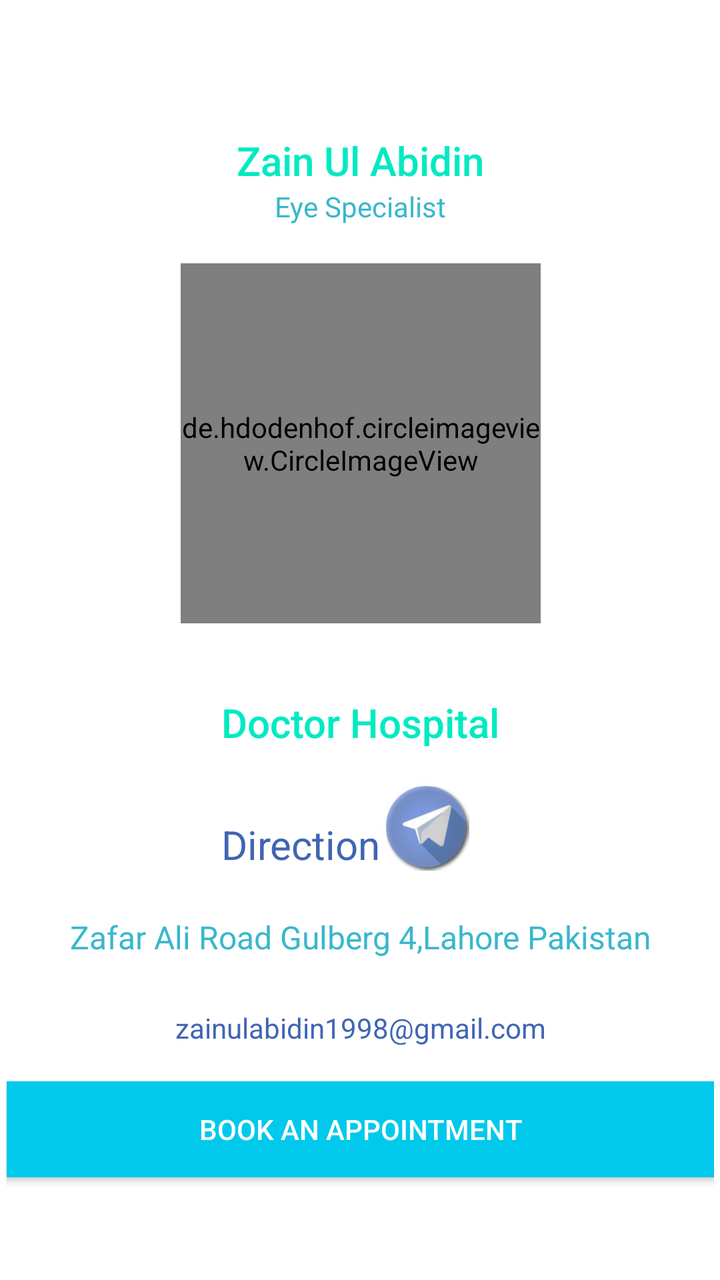
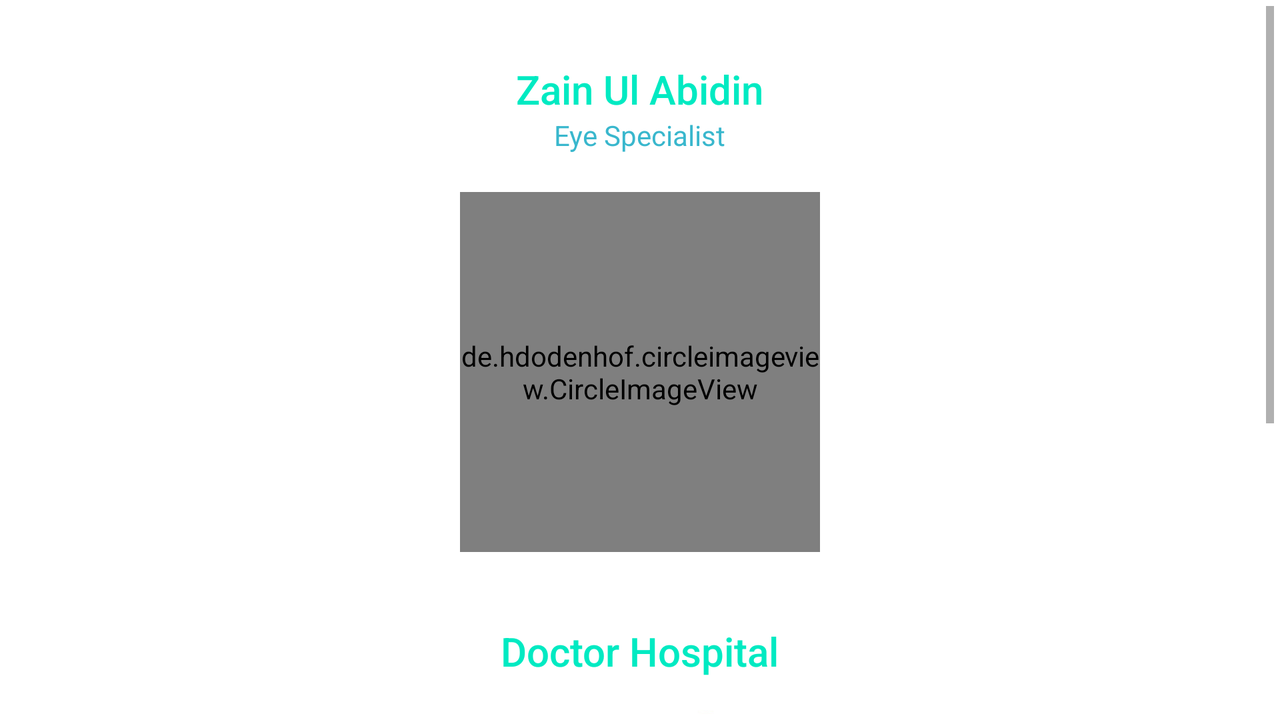

The same Android screen from two of the app's own layout files: first res/layout/ as a phone draws it, then the author's variant for another configuration, drawn on a device whose configuration selects that folder. Both files follow.
<!-- AndroidManifest.xml: application theme AppTheme -->
<!-- res/layout/activity_show_single_doctor_profile.xml -->
<?xml version="1.0" encoding="utf-8"?>

<android.support.constraint.ConstraintLayout xmlns:android="http://schemas.android.com/apk/res/android"
    xmlns:app="http://schemas.android.com/apk/res-auto"
    xmlns:tools="http://schemas.android.com/tools"
    android:layout_width="match_parent"
    android:layout_height="match_parent"
    android:background="#ffffff"
    android:padding="3dp"
    tools:context="com.example.zain.doctorrecommendersystem.ShowSingleDoctorProfile">


    <RelativeLayout
        android:layout_width="364dp"
        android:layout_height="547dp"
        android:background="#ffffff"
        android:layout_marginRight="8dp"
        app:layout_constraintRight_toRightOf="parent"
        android:layout_marginLeft="8dp"
        app:layout_constraintLeft_toLeftOf="parent"
        app:layout_constraintTop_toTopOf="parent"
        android:layout_marginTop="8dp"
        app:layout_constraintBottom_toBottomOf="parent"
        android:layout_marginBottom="8dp">


        <TextView
            android:id="@+id/Doctor_Name"
            android:layout_width="wrap_content"
            android:layout_height="wrap_content"
            android:layout_alignParentTop="true"
            android:layout_centerHorizontal="true"
            android:layout_marginTop="20dp"
            android:text="Zain Ul Abidin"
            android:textAppearance="@style/TextAppearance.AppCompat.SearchResult.Title"
            android:textColor="#00EAC2" />

        <TextView
            android:id="@+id/Doctor_Theme"
            android:layout_width="wrap_content"
            android:layout_height="wrap_content"
            android:layout_below="@+id/Doctor_Name"
            android:layout_centerHorizontal="true"
            android:text="Eye Specialist"
            android:textColor="#39B7CD" />

        <de.hdodenhof.circleimageview.CircleImageView
            android:id="@+id/doctorPicture"
            android:layout_width="180dp"
            android:layout_height="180dp"
            android:layout_marginTop="19dp"
            android:background="#ffffff"
            android:src="@drawable/docc"
            android:layout_below="@+id/Doctor_Theme"
            android:layout_centerHorizontal="true"
            app:civ_border_color="#FF000000"
            app:civ_border_width="2dp"/>

        <Button
            android:id="@+id/buttonForAppointment"
            android:layout_width="match_parent"
            android:layout_height="wrap_content"
            android:layout_alignParentBottom="true"
            android:layout_alignParentStart="true"
            android:background="#00C9EB"
            android:onClick="MakeAppointmentButtonClick"
            android:text="Book an appointment"
            android:textColor="@android:color/background_light"
            android:layout_alignParentLeft="true"
            android:layout_margin="5dp"/>

        <TextView
            android:id="@+id/Hospital_Name"
            android:layout_width="wrap_content"
            android:layout_height="wrap_content"
            android:layout_marginTop="36dp"
            android:text="Doctor Hospital"
            android:textAppearance="@style/TextAppearance.AppCompat.SearchResult.Title"
            android:textColor="#00EAC2"
            android:layout_below="@+id/doctorPicture"
            android:layout_centerHorizontal="true" />

        <TextView
            android:id="@+id/Doctor_Address"
            android:layout_width="wrap_content"
            android:layout_height="wrap_content"
            android:text="Zafar Ali Road Gulberg 4,Lahore Pakistan"
            android:textAppearance="@style/TextAppearance.AppCompat.Widget.PopupMenu.Large"
            android:textColor="#39B7CD"
            android:layout_marginTop="22dp"
            android:layout_below="@+id/buttonForGoogleMap"
            android:layout_centerHorizontal="true" />

        <ImageView
            android:id="@+id/buttonForGoogleMap"
            android:layout_width="45dp"
            android:layout_height="45dp"
            android:onClick="buttonForGoogleMap"
            app:srcCompat="@drawable/openmap"
            android:layout_marginTop="16dp"
            android:layout_below="@+id/Hospital_Name"
            android:layout_toRightOf="@+id/textView3"
            android:layout_toEndOf="@+id/textView3" />

        <TextView
            android:id="@+id/Doctor_Email"
            android:layout_width="wrap_content"
            android:layout_height="wrap_content"
            android:layout_marginTop="25dp"
            android:text="zainulabidin1998@gmail.com"
            android:textColor="#4065B4"
            android:layout_below="@+id/Doctor_Address"
            android:layout_centerHorizontal="true" />

        <TextView
            android:id="@+id/textView3"
            android:layout_width="wrap_content"
            android:layout_height="wrap_content"
            android:text="Direction"
            android:textAppearance="@style/TextAppearance.AppCompat"
            android:textColor="#4065B4"
            android:textSize="20sp"
            android:layout_above="@+id/Doctor_Address"
            android:layout_alignLeft="@+id/Hospital_Name"
            android:layout_alignStart="@+id/Hospital_Name" />

    </RelativeLayout>
</android.support.constraint.ConstraintLayout>
<!-- resources referenced by this layout -->
<resources>
  <!-- drawable docc: png bitmap (drawable, 131943 bytes) -->
  <!-- drawable openmap: jpg bitmap (drawable, 5781 bytes) -->
  <style name="AppTheme" parent="Theme.AppCompat.Light.NoActionBar">
          
          <item name="colorPrimary">@color/colorPrimary</item>
          <item name="colorPrimaryDark">@color/colorPrimaryDark</item>
          <item name="colorAccent">@color/colorAccent</item>
      </style>
</resources>
<!-- res/layout-land/activity_show_single_doctor_profile.xml (the author's variant of the layout above) -->
<!-- drawn on the phone turned sideways -->
<?xml version="1.0" encoding="utf-8"?>
<ScrollView xmlns:android="http://schemas.android.com/apk/res/android"
    xmlns:app="http://schemas.android.com/apk/res-auto"
    xmlns:tools="http://schemas.android.com/tools"
    android:layout_width="match_parent"
    android:layout_height="match_parent"
    android:background="#ffffff"
    android:padding="3dp"
    tools:context="com.example.zain.doctorrecommendersystem.ShowSingleDoctorProfile">


    <RelativeLayout
        android:layout_width="match_parent"
        android:layout_height="600dp"
        android:layout_marginBottom="8dp"
        android:layout_marginLeft="8dp"
        android:layout_marginRight="8dp"
        android:layout_marginTop="8dp"
        android:background="#ffffff"
        app:layout_constraintBottom_toBottomOf="parent"
        app:layout_constraintLeft_toLeftOf="parent"
        app:layout_constraintRight_toRightOf="parent"
        app:layout_constraintTop_toTopOf="parent">


        <TextView
            android:id="@+id/Doctor_Name"
            android:layout_width="wrap_content"
            android:layout_height="wrap_content"
            android:layout_alignParentTop="true"
            android:layout_centerHorizontal="true"
            android:layout_marginTop="20dp"
            android:text="Zain Ul Abidin"
            android:textAppearance="@style/TextAppearance.AppCompat.SearchResult.Title"
            android:textColor="#00EAC2" />

        <TextView
            android:id="@+id/Doctor_Theme"
            android:layout_width="wrap_content"
            android:layout_height="wrap_content"
            android:layout_below="@+id/Doctor_Name"
            android:layout_centerHorizontal="true"
            android:text="Eye Specialist"
            android:textColor="#39B7CD" />

        <de.hdodenhof.circleimageview.CircleImageView
            android:id="@+id/doctorPicture"
            android:layout_width="180dp"
            android:layout_height="180dp"
            android:layout_below="@+id/Doctor_Theme"
            android:layout_centerHorizontal="true"
            android:layout_marginTop="19dp"
            android:background="#ffffff"
            android:src="@drawable/docc"
            app:civ_border_color="#FF000000"
            app:civ_border_width="2dp" />

        <Button
            android:id="@+id/buttonForAppointment"
            android:layout_width="match_parent"
            android:layout_height="wrap_content"

            android:background="#00C9EB"
            android:onClick="MakeAppointmentButtonClick"
            android:text="Book an appointment"
            android:textColor="@android:color/background_light"
            android:layout_below="@+id/Doctor_Email"
            android:layout_alignParentLeft="true"
            android:layout_alignParentStart="true"
            android:layout_marginTop="42dp" />

        <TextView
            android:id="@+id/Hospital_Name"
            android:layout_width="wrap_content"
            android:layout_height="wrap_content"
            android:layout_below="@+id/doctorPicture"
            android:layout_centerHorizontal="true"
            android:layout_marginTop="36dp"
            android:text="Doctor Hospital"
            android:textAppearance="@style/TextAppearance.AppCompat.SearchResult.Title"
            android:textColor="#00EAC2" />

        <TextView
            android:id="@+id/Doctor_Address"
            android:layout_width="wrap_content"
            android:layout_height="wrap_content"
            android:layout_below="@+id/buttonForGoogleMap"
            android:layout_centerHorizontal="true"
            android:layout_marginBottom="5dp"
            android:layout_marginTop="22dp"
            android:text="Zafar Ali Road Gulberg 4,Lahore Pakistan"
            android:textAppearance="@style/TextAppearance.AppCompat.Widget.PopupMenu.Large"
            android:textColor="#39B7CD" />

        <ImageView
            android:id="@+id/buttonForGoogleMap"
            android:layout_width="45dp"
            android:layout_height="45dp"
            android:layout_below="@+id/Hospital_Name"
            android:layout_marginTop="16dp"
            android:layout_toEndOf="@+id/textView3"
            android:layout_toRightOf="@+id/textView3"
            android:onClick="buttonForGoogleMap"
            app:srcCompat="@drawable/openmap" />

        <TextView
            android:id="@+id/Doctor_Email"
            android:layout_width="wrap_content"
            android:layout_height="wrap_content"
            android:layout_below="@+id/Doctor_Address"
            android:layout_centerHorizontal="true"
            android:layout_marginTop="25dp"
            android:text="zainulabidin1998@gmail.com"
            android:textColor="#4065B4" />

        <TextView
            android:id="@+id/textView3"
            android:layout_width="wrap_content"
            android:layout_height="wrap_content"
            android:layout_above="@+id/Doctor_Address"
            android:layout_alignLeft="@+id/Hospital_Name"
            android:layout_alignStart="@+id/Hospital_Name"
            android:text="Direction"
            android:textAppearance="@style/TextAppearance.AppCompat"
            android:textColor="#4065B4"
            android:textSize="20sp" />

    </RelativeLayout>
</ScrollView>
